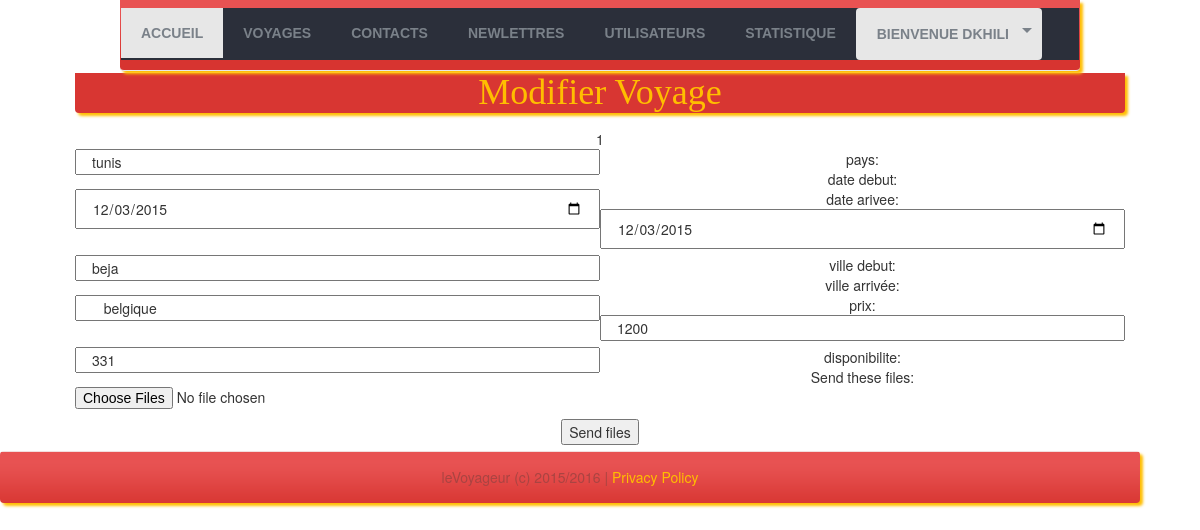
/levoyageurvCSSnatif/admin/modifv1.php?id_voy=1 (signed in), run on the app's committed database.
### tables this page shows
CREATE TABLE IF NOT EXISTS `voyage` (
  `id_voy` int(11) NOT NULL AUTO_INCREMENT,
  `pays` varchar(30) NOT NULL,
  `image` varchar(100) NOT NULL,
  `ville_d` varchar(30) NOT NULL,
  `ville_a` varchar(30) NOT NULL,
  `date_d` date NOT NULL,
  `date_a` date NOT NULL,
  `prix` double NOT NULL,
  `disponible` int(11) NOT NULL,
  PRIMARY KEY (`id_voy`)
);

### levoyageurvCSSnatif/admin/modifv1.php (the view, shortened to what this page needs)
<!DOCTYPE html>
<html lang="fr">
<head>
  <?php
   include("header.php");
   ?>
</head>
<body>
<?php
if (empty ($_SESSION['logged'])) {
  exit(header("Location:connexion.php"));
}
else {
  include("nav.php");
  ?>
<div class=" container  content-body">
<div class=" row" style =" margin-top: 53px;"
>
<div class=" col-lg-12 col-md-12 col-xs-12 col-sm-12 text-center">
            <h1 class="head1"> Modifier Voyage </h1>
          </div>
  <div class="   col-lg-12 col-md-12 col-xs-12 col-sm-12 text-center "  >
  <?php
  include('php/connect-db.php');
  if(isset($_GET['id_voy'])){
    $id_voy=$_GET['id_voy'];
    echo $id_voy;
    $result = $mysqli->query("SELECT * FROM voyage where id_voy='".$id_voy."'");
    $row = $result->fetch_assoc();
    $pays = $row['pays'];
    $date_d = $row['date_d'];
    $date_a = $row['date_a'];
    $ville_d = $row['ville_d'];
    $ville_a = $row['ville_a'];
    $disponible = $row['disponible'];
    $prix = $row['prix'];
    ?>
    <form action="" method="post" enctype="multipart/form-data">
      pays: <input class="col-lg-6"type="text" name="pays" value="<?php echo $pays;?>"><br>
      date debut: <input class="col-lg-6" type="date" name="date_d" value="<?php echo $date_d;?>"><br>
      date arivee: <input class="col-lg-6" type="date" name="date_a" value="<?php echo $date_a;?>"><br>
      ville debut: <input  class="col-lg-6"type="text" name="ville_d" value="<?php echo $ville_d;?>"><br>
      ville arrivée: <input class="col-lg-6" type="text" name="ville_a" value="<?php echo $ville_a;?>" ><br>
      prix: <input  class="col-lg-6" type="text" name="prix" value="<?php echo $prix;?>" ><br>
      disponibilite: <input class="col-lg-6"  type="number" name="disponible" value="<?php echo $disponible;?>" ><br>
      Send these files:<br />
      <p> <input  name="userfile[]" type="file" multiple='multiple' /> </p>
      <input  type="submit" value="Send files" />
  </form>
  <?php
}
?>
  </div>
</div>
</div>
  <?php
  include("footer.php");
}
?>
</body>
</html>

### levoyageurvCSSnatif/admin/css/voyageur.css (style rules this page uses)
.head1 { font-family: cursive; background-color: #D83632; border-bottom-left-radius: 10px; border-bottom-right-radius: 10px; text-overflow: ellipsis; color: #FFBE00; box-shadow: 3px 3px 3px #FFBE00; border-bottom-right-radius: 4px; border-bottom-left-radius: 4px; }
body { background-color: #E9EAED; }

### levoyageurvCSSnatif/css/natif.css (style rules this page uses)
@media (min-width: 1200px) { .container { width: 95%; } }
@media (min-width: 1200px) { .row { width: 95%; } }
@media (min-width: 1200px) { .col-lg-6 { width: 50%; } }
@media (min-width: 1200px) { .col-lg-12 { width: 100%; } }
body { background-color: #E9EAED; }
.row { float: left; }
.col-lg-6,.col-lg-4,.col-lg-3, .fondateurs, .contact { position: relative; min-height: 1px; float: left; }
body { font-family: "Helvetica Neue", Helvetica, Arial, sans-serif; font-size: 14px; line-height: 1.42857143; color: #333; background-color: #fff; }
.container { margin: auto; padding-right: 15px; padding-left: 15px; margin-right: auto; margin-left: auto; }
.row { margin: auto; padding-right: 15px; padding-left: 15px; margin-right: auto; margin-left: auto; }
input, button, select, textarea { font-family: inherit; font-size: inherit; line-height: inherit; }
input { line-height: normal; }
button, input, optgroup, select, textarea { margin: 0; font: inherit; color: inherit; }
.col-lg-6,.col-lg-10,.col-lg-12,.col-lg-2, .col-lg-4, .col-lg-3 { margin-bottom: 6px; }

### levoyageurvCSSnatif/admin/css/natif.css (style rules this page uses)
@media (min-width: 1200px) { .container { width: 95%; } }
@media (min-width: 1200px) { .row { width: 100%; } }
@media (min-width: 1200px) { .col-lg-6 { width: 50%; } }
.row { float: left; }
.col-lg-6,.col-lg-4,.col-lg-3, .fondateurs, .contact { position: relative; min-height: 1px; float: left; }
body { font-family: "Helvetica Neue", Helvetica, Arial, sans-serif; font-size: 14px; line-height: 1.42857143; color: #333; background-color: #fff; }
.container { margin: auto; padding-right: 15px; padding-left: 15px; margin-right: auto; margin-left: auto; }
.row { margin: auto; padding-right: 15px; padding-left: 15px; margin-right: auto; margin-left: auto; }
input, button, select, textarea { font-family: inherit; font-size: inherit; line-height: inherit; }
input { line-height: normal; }
button, input, optgroup, select, textarea { margin: 0; font: inherit; color: inherit; }

### data on the page
voyage: pays "tunis", date_d "12/03/2015", date_a "12/03/2015", ville_d "beja", ville_a "belgique", prix "1200", disponible "331"

### other printed values
$_SESSION['nom'] "DKHILI"
$id_voy "1"
